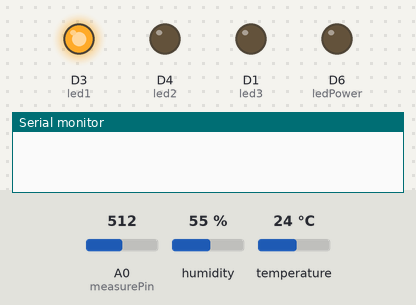
Recording of a sketch running on a simulated ESP8266 (NodeMCU). Parts: output pins drawn as LEDs (lit = HIGH), the last lines printed to the serial monitor. The test bench sets the inputs (shaded band); at power-on: A0 (measurePin) = 512, humidity 55 %, temperature 24 °C. WiFi joins after 1.5 s; servers stay silent unless stated; no MQTT or app messages arrive unless stated.

Above: at 0.1 s.
At 1.6 s:
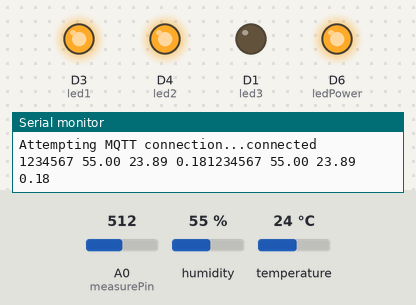
Timing chart, 0 to 3.1 s (numbered marks = the images above):
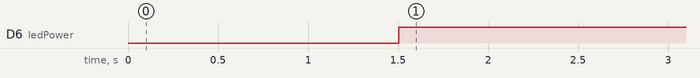

The sketch:

wifi-manager.ino
```cpp
#include "DHT.h"
#include <Arduino.h>
#include <ESP8266WiFi.h>

#include <DNSServer.h>
#include <ESP8266WebServer.h>
#include <WiFiManager.h>

#include <PubSubClient.h>

#define DHTPIN 4     // what digital pin the DHT22 is conected to
#define DHTTYPE DHT11

DHT dht(DHTPIN, DHTTYPE);

const char* mqtt_server =  "203.162.131.246"; //"203.162.131.246";
WiFiClient espClient;
PubSubClient client(espClient);
long lastMsg = 0;
char msg[50];
int value = 0;
int led1 = 0; // bao ow
int led2 = 2; // guy phi
int led3 = 5; // goan ninh

int measurePin = A0;
int ledPower = D6;

int samplingTime = 280;
int deltaTime = 40;
int sleepTime = 9680;

float voMeasured = 0;
float calcVoltage = 0;
float dustDensity = 0;
float lasttemp = 0;
float lasthum = 0;
float lastpm = 0;


const char* ssid     = "SYA_NODE";
const char* password = "12345678";

//const char* ssid     = "MrAndMiss";
//const char* password = "12345678";


void setupWifiEsp8266() {
  WiFi.mode(WIFI_STA);
  WiFi.begin(ssid, password);
  Serial.print(WL_CONNECTED);
  while (WiFi.status() != WL_CONNECTED) {
    delay(500);
    Serial.print(WiFi.status());
  }

  Serial.println("");
  Serial.println("WiFi connected");
  Serial.println("IP address: ");
  Serial.println(WiFi.localIP());
}

void reconnect() {
  // Loop until we're reconnected
  while (!client.connected()) {
    Serial.print("Attempting MQTT connection...");
    // Attempt to connect, just a name to identify the client
    if (client.connect("NODE_001")) {
      Serial.println("connected");
      // Once connected, publish an announcement...
      //client.subscribe("ROOT_01_CONTROL_EVENTS");
    } else {
      Serial.print("failed, rc=");
      Serial.print(client.state());
      Serial.println(" try again in 5 seconds");
      // Wait 5 seconds before retrying
      delay(5000);
    }
  }
}


void callback(char* topic, byte* payload, unsigned int length) {
  Serial.print("Message arrived [");
  Serial.print(topic);
  Serial.print("] ");
  for (int i=0;i<length;i++) {
    Serial.print((char)payload[i]);
  }
  Serial.println();
}

void setupWIFIManager() {
  WiFiManager wifiManager;
  //reset saved settings
  //wifiManager.resetSettings();

  //set custom ip for portal
  //wifiManager.setAPConfig(IPAddress(10,0,1,1), IPAddress(10,0,1,1), IPAddress(255,255,255,0));

  //fetches ssid and pass from eeprom and tries to connect
  //if it does not connect it starts an access point with the specified name
  //here  "AutoConnectAP"
  //and goes into a blocking loop awaiting configuration
  wifiManager.autoConnect("SYA_NODE");
  //or use this for auto generated name ESP + ChipID
  //wifiManager.autoConnect();


  //if you get here you have connected to the WiFi
  Serial.println("connected...yeey :)");
  digitalWrite(led2, HIGH);
}
void setup() {
  Serial.begin(115200);
  pinMode(led1, OUTPUT);
  pinMode(led2, OUTPUT);
  pinMode(led3, OUTPUT);
  digitalWrite(led1, HIGH);
  //  Serial.println("IP address: ");
  pinMode(ledPower, OUTPUT);
  setupWIFIManager();
  //setupWifiEsp8266();
  dht.begin();
  Serial.println("Setup");
  client.setServer(mqtt_server, 1883);
  client.setCallback(callback);

}

void loop() {
  digitalWrite(ledPower, LOW); // power on the LED
  delayMicroseconds(samplingTime);

  voMeasured = analogRead(measurePin); // read the dust value

  delayMicroseconds(deltaTime);
  digitalWrite(ledPower, HIGH); // turn the LED off
  delayMicroseconds(sleepTime);

  calcVoltage = voMeasured * (3.3 / 1024);

  dustDensity = 0.17 * calcVoltage - 0.1;

  Serial.print("Raw Signal Value (0-1023): ");
  Serial.print(voMeasured);

  Serial.print(" - Voltage: ");
  Serial.print(calcVoltage);

  Serial.print(" - Dust Density: ");
  Serial.println(dustDensity);

  float h = dht.readHumidity();
  // Read temperature as Celsius (the default)
  float t = dht.readTemperature();

  // Check if any reads failed and exit early (to try again).
  if (isnan(h) || isnan(t)) {
    h = lasthum;
    t = lasttemp;
  }

  // Compute heat index in Celsius (isFahreheit = false)
  float hic = dht.computeHeatIndex(t, h, false);
  Serial.print(" %Hum: ");
  Serial.print(h);
  Serial.print(" *C: ");
  Serial.println(hic);

  if (!client.connected()) {
    reconnect();
  }

  client.loop();
  String message = String(ESP.getChipId()) + " " + String(h) + " " + String(hic) + " " + String(dustDensity);
  char messageToSend[message.length() + 1];
  message.toCharArray(messageToSend, message.length() + 1);
  Serial.print(message);
  Serial.print(messageToSend);
  if(client.connected()){
       client.publish("NODE_001", messageToSend);
  }
  delay(10000);
}
```

Measured:
- by itself, D6 (ledPower): LOW → HIGH at 1.5 s
